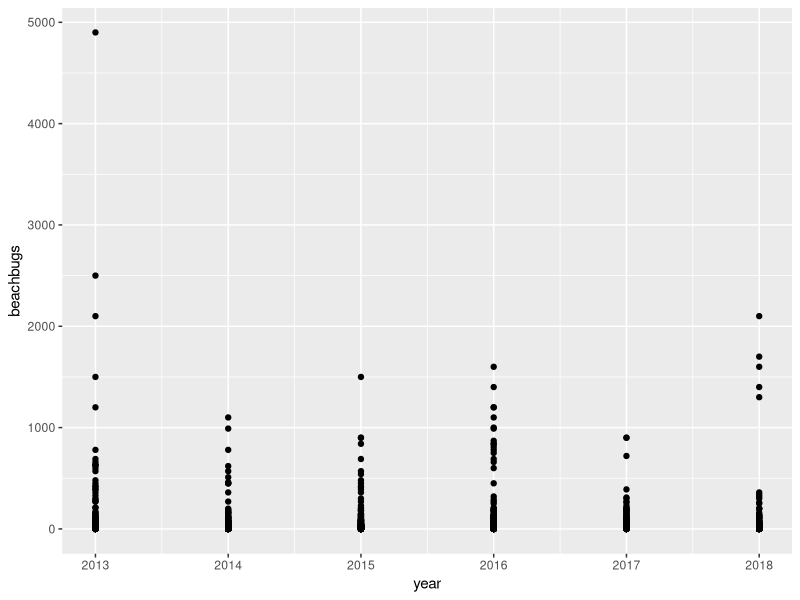
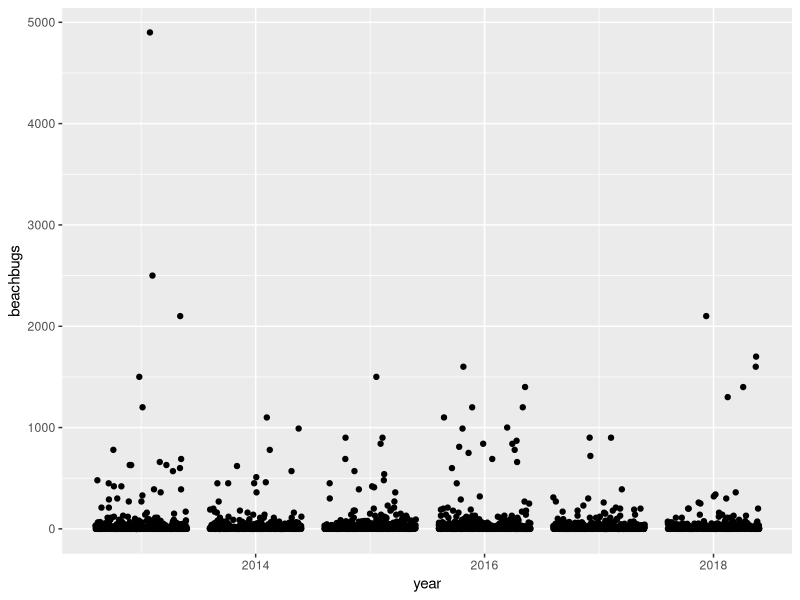
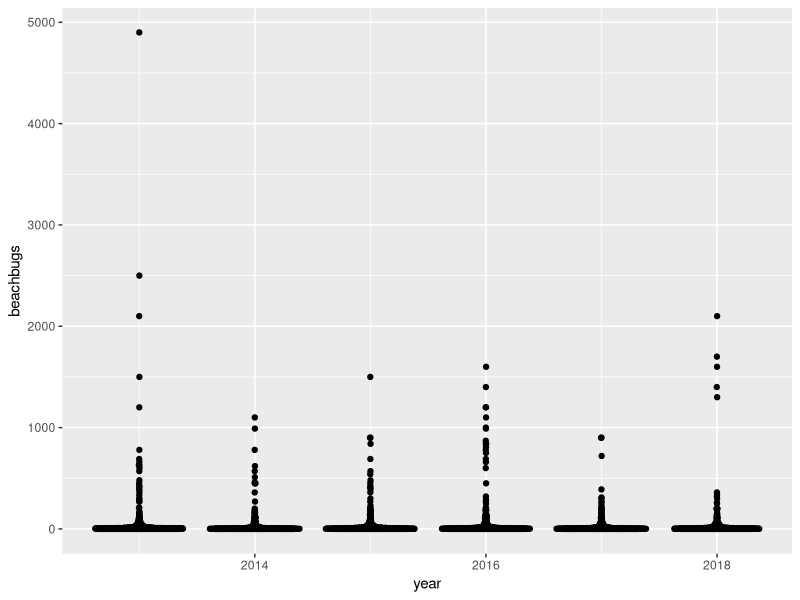
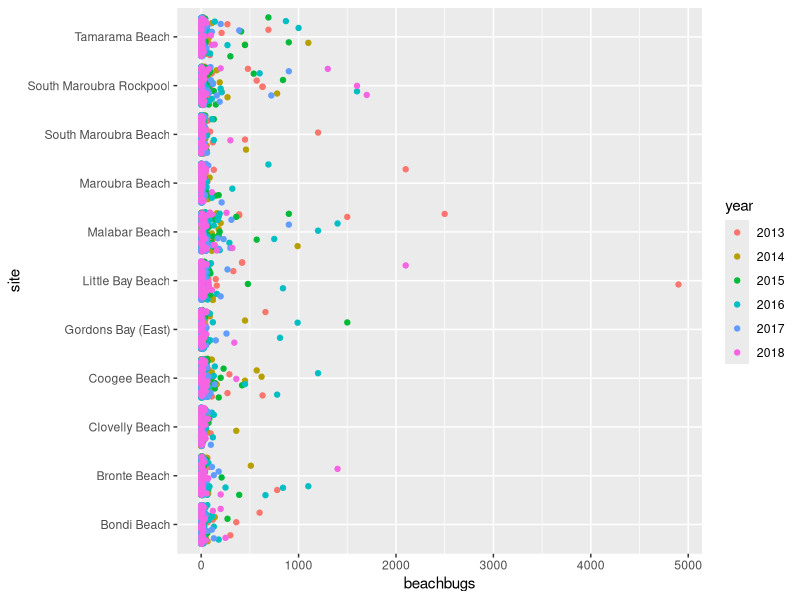
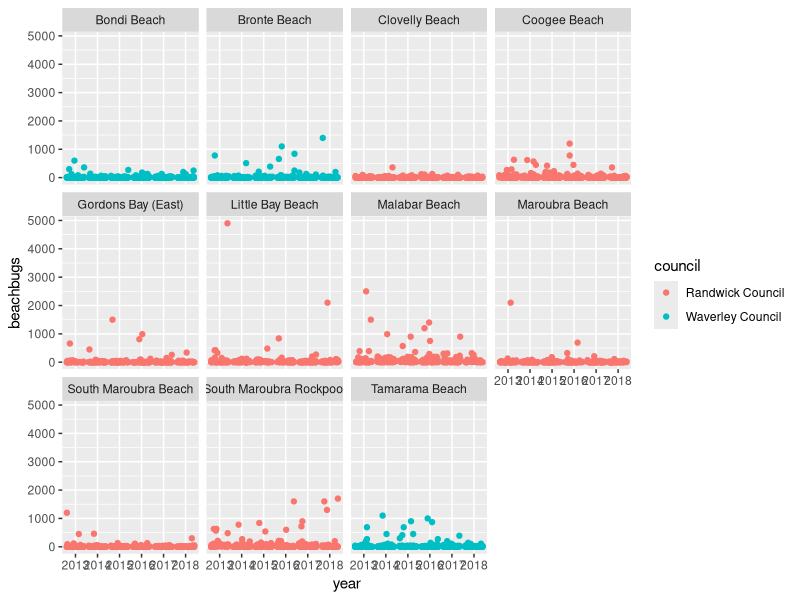
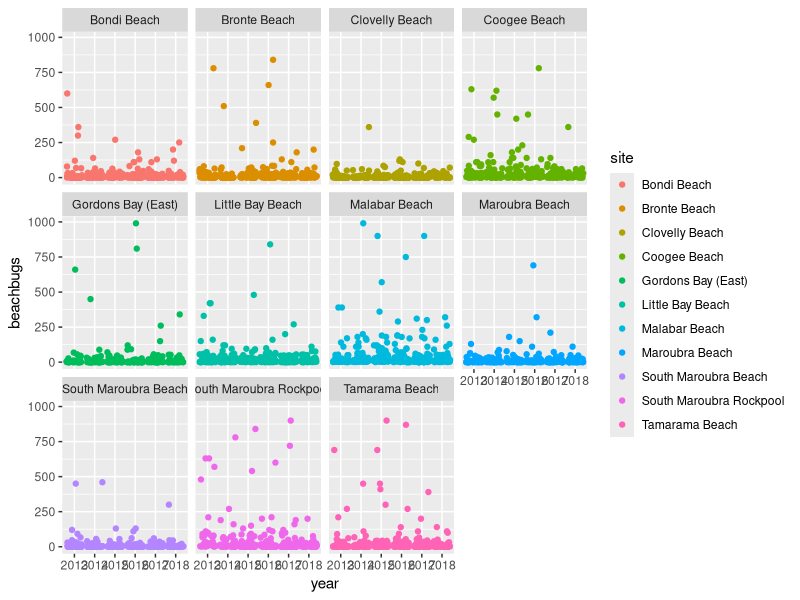
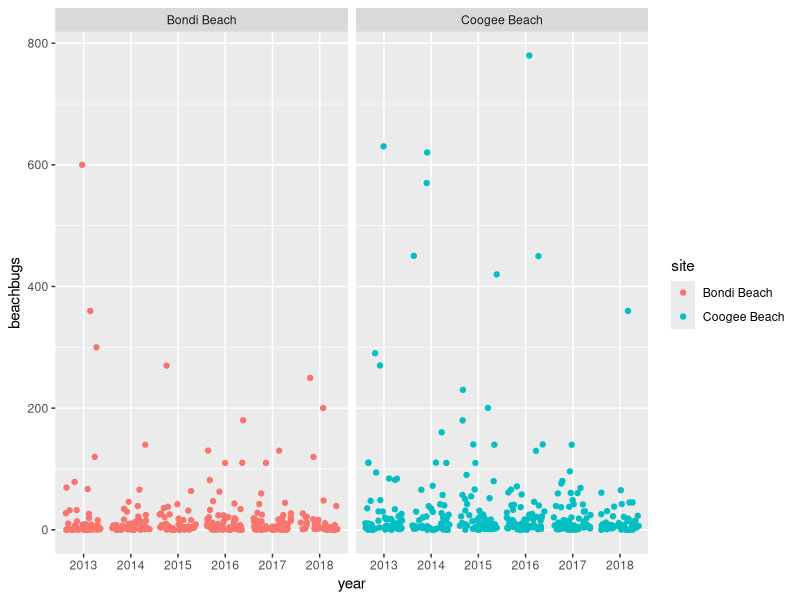
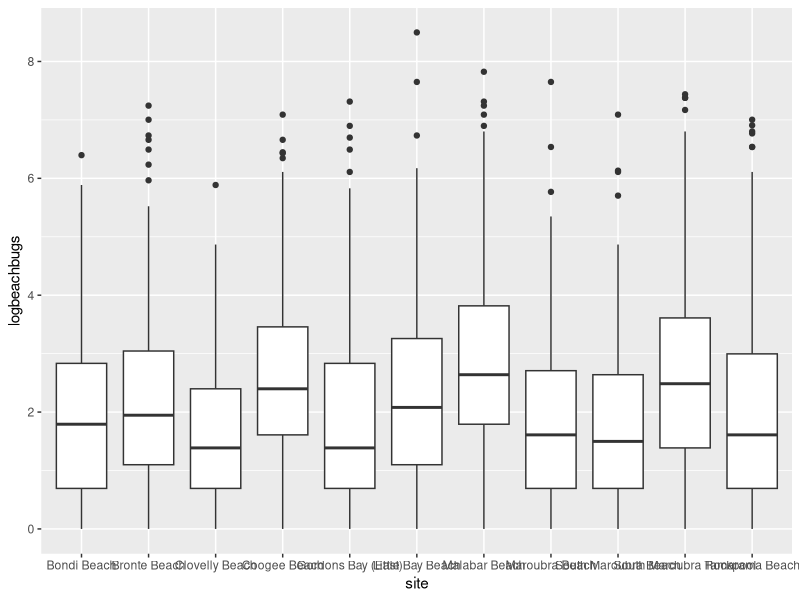

Source code (R) for these figures, in order:
# load packages =========
library(tidyverse)
library(here)
library(ggbeeswarm)


# read in cleanbeaches_new data =======
plotbeaches <- read_csv(here("data","cleanbeaches_new.csv"))

# plot bug levels by year =========
plotbeaches %>% 
  ggplot(aes(x= year, y = beachbugs)) + 
  geom_point()

# summarizing how many observations per year
plotbeaches %>% 
  group_by(year) %>% 
  summarise(obs = n())

# replotting bug levels using jitter

plotbeaches %>% 
  ggplot(aes(x= year, y = beachbugs)) + 
  geom_jitter()

# replotting bug levels using quasirandom
plotbeaches %>% 
  ggplot(aes(x = year, y = beachbugs)) + 
  geom_quasirandom()

# coerce year to be factor rather than interger
plotbeaches$year <- as.factor(plotbeaches$year)

# plot bug levels by site ========
plotbeaches %>% 
  na.omit() %>% 
  ggplot(aes(x = site, y = beachbugs, color = year)) +
  geom_jitter() +
  coord_flip()

# facet wrap =========
plotbeaches %>% 
  na.omit() %>% 
  ggplot(aes(x = year, y = beachbugs, color = council)) +
  geom_jitter() +
  facet_wrap(~ site)

# combine filter and gglot ======
plotbeaches %>% 
  na.omit() %>% 
  filter(beachbugs < 1000) %>% 
  ggplot(aes(x = year, y = beachbugs, color = site)) +
  geom_jitter() +
  facet_wrap(~site)

plotbeaches %>% 
  na.omit() %>% 
  filter(beachbugs < 1000) %>% 
  filter(site%in%c("Coogee Beach", "Bondi Beach")) %>% 
  ggplot(aes(x = year, y = beachbugs, color = site)) +
  geom_jitter() +
  facet_wrap(~site)

# how to get ggplot out of R =======
ggsave(here("output", "coogeebondi.png"))

# boxes and violins
plotbeaches %>% 
  na.omit() %>% 
  ggplot(aes(x = site, y = logbeachbugs)) +
  geom_boxplot()

plotbeaches %>% 
  na.omit() %>% 
  ggplot(aes(x = year, y = logbeachbugs)) +
  geom_violin()

# filtered for buggier than average for that site = true
plotbeaches %>% 
  na.omit() %>% 
  filter(buggier_site == "TRUE") %>% 
  ggplot(aes(x=year, y=logbeachbugs, color = site, fill = year)) +
  geom_violin() +
  facet_wrap(~site)

